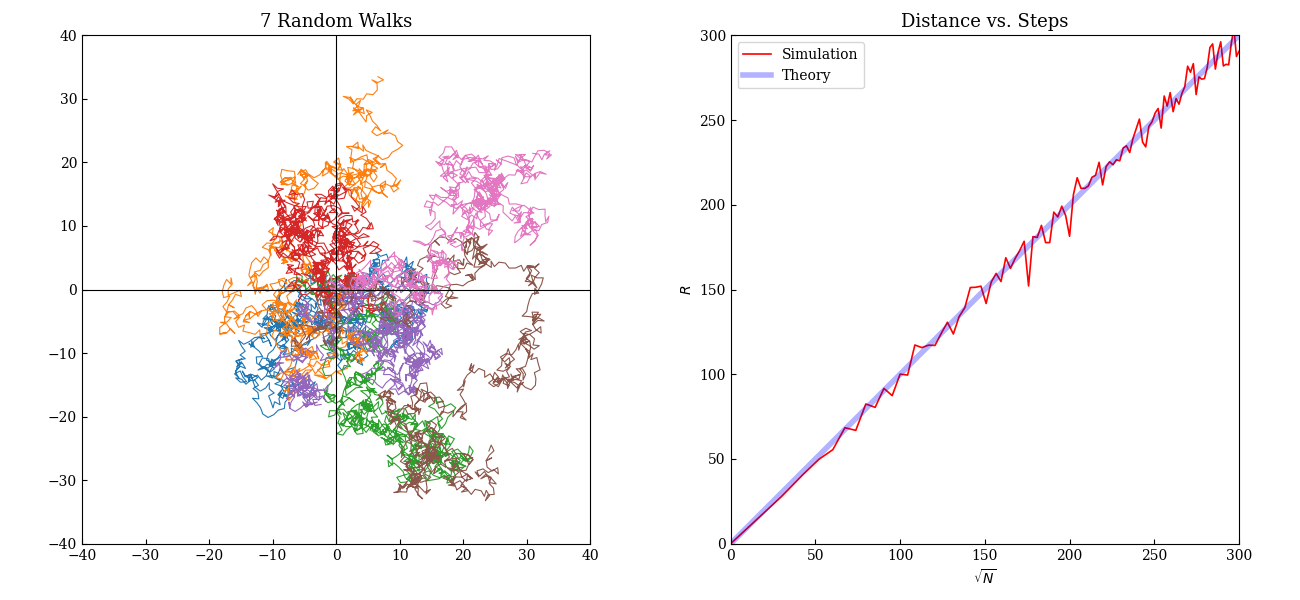

Python code for this plot:
import numpy as np
import matplotlib.pyplot as plt
import random

plt.rcParams['xtick.direction'] = 'in'
plt.rcParams['ytick.direction'] = 'in'
plt.rcParams['font.family'] = 'serif'

def random_walk_2D(n_values):
    rw_results = []
    for N in n_values:
        if N == 0:
            rw_results.append(0)
            continue
    
        K = int(np.sqrt(N))
        if K < 1: 
            K = 1

        dx_p = np.random.uniform(-1, 1, (K, N))
        dy_p = np.random.uniform(-1, 1, (K, N))
        L = np.sqrt(dx_p**2 + dy_p**2)
        dx = dx_p/L
        dy = dy_p/L

        x_final = np.sum(dx, axis=1)
        y_final = np.sum(dy, axis=1)

        r2_mean = np.mean(x_final**2 + y_final**2)
        rw_results.append(np.sqrt(r2_mean))
        
        #Kiểm tra tính độc lập của các bước
        if N == n_values[-1]:
            term_xx = (np.mean(x_final**2) - np.mean(np.sum(dx**2, axis=1))) / r2_mean
            term_xy = np.mean(x_final * y_final) / r2_mean
            print(f"Same-axis correlation <Δxi.Δxj>/R2: {term_xx:.6f}")
            print(f"Cross-axis correlation <Δxi.Δyj>/R2: {term_xy:.6f}")
    return rw_results

N_max = 90000 
N_vals = np.linspace(0, N_max, 100).astype(int) 
sqrt_N_vals = np.sqrt(N_vals)
rw_results = random_walk_2D(N_vals)

fig, (ax1, ax2) = plt.subplots(1, 2, figsize=(13, 6))

#(a)
for _ in range(7):
    x_w = [0.0]
    y_w = [0.0]
    for _ in range(1000):
        dx_p, dy_p = random.uniform(-1, 1), random.uniform(-1, 1)
        dist = np.sqrt(dx_p**2 + dy_p**2)
        x_w.append(x_w[-1] + dx_p/dist)
        y_w.append(y_w[-1] + dy_p/dist)
    ax1.plot(x_w, y_w, lw=0.8)

ax1.set_title("7 Random Walks", fontsize=13)
ax1.set_xlim(-40, 40)
ax1.set_ylim(-40, 40)
ax1.set_aspect('equal')
ax1.axhline(0, color='black', lw=0.8)
ax1.axvline(0, color='black', lw=0.8)

#(b)
ax2.plot(sqrt_N_vals, rw_results, 'r-', lw=1.2, label='Simulation')
ax2.plot([0, 300], [0, 300], color='blue', lw=4, label='Theory', alpha=0.3)

ax2.set_title("Distance vs. Steps", fontsize=13)
ax2.set_xlim(0, 300)
ax2.set_ylim(0, 300)
ax2.set_xlabel(r"$\sqrt{N}$")
ax2.set_ylabel(r"$R$")
ax2.set_aspect('equal')
ax2.legend()

plt.tight_layout()
plt.show()
